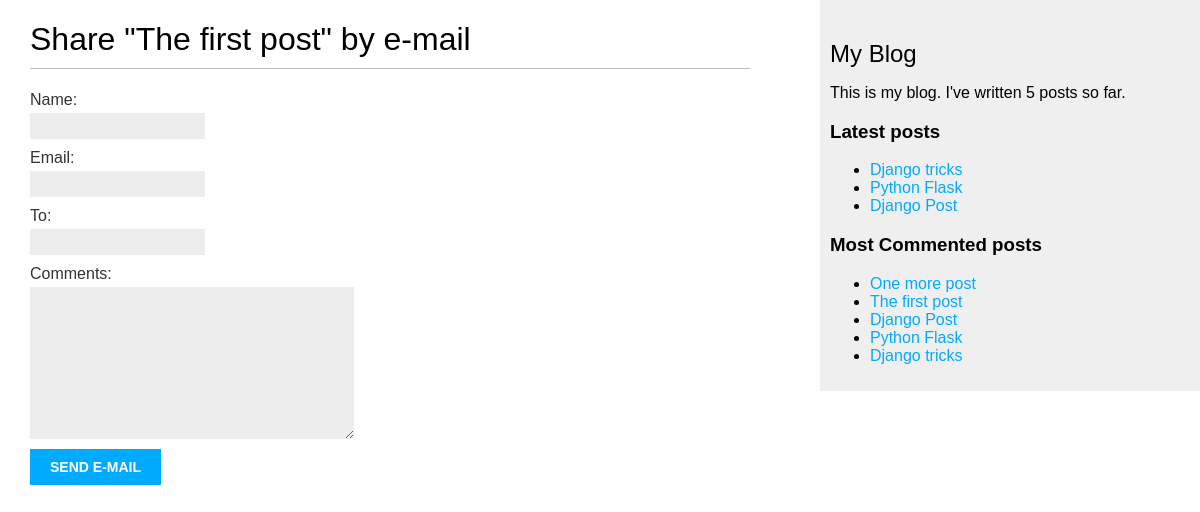
Screenshot of /blog/1/share/ with the database file from the repository.
### blog/models.py (models this page shows, shortened)
class Post(models.Model):
    STATUS_CHOICES = (
        ('draft', 'Draft'),
        ('published', 'Published'),
    )
    title = models.CharField(max_length=250)
    slug = models.SlugField(max_length=250, unique_for_date='publish')
    author = models.ForeignKey(User,
                              on_delete=models.CASCADE,
                              related_name='blog_posts')
    body = models.TextField()
    publish = models.DateTimeField(default=timezone.now)
    created = models.DateTimeField(auto_now_add=True)
    updated = models.DateTimeField(auto_now=True)
    status = models.CharField(max_length=10,
                              choices=STATUS_CHOICES,
                              default='draft')
    tags = TaggableManager()
    objects = models.Manager()  # the default manager
    published = PublishedManager() # our custom manager
    class Meta:
        ordering = ('-publish',)
    def get_absolute_url(self):
        return reverse('blog:post_detail',
                        args=[self.publish.year,
                                self.publish.month,
                                self.publish.day,
                                self.slug])

### blog/views.py (the view)
# urls.py: path('<int:post_id>/share/', views.post_share, name='post_share'),
def post_share(request, post_id):
    post= get_object_or_404(Post, id=post_id, status='published')
    sent = False
    if request.method == 'POST':
        form = EmailPostForm(request.POST)
        if form.is_valid():
            cd = form.cleaned_data
            post_url = request.build_absolute_uri(
                                    post.get_absolute_url())
            subject = '{} ({}) recommends you reading {}'.format(
                cd['name'], cd['email'], post.title)
            message = 'Read "{}" at {}\n\n{}\' comments: {}'.format(
                post.title, post_url, cd['name'], cd['comments'])
            send_mail(subject, message, 'admin@myblog.com', [cd['to']])
            sent = True
    else:
        form = EmailPostForm()
    return render(request, 'blog/post/share.html', {'post':post,
                                                    'sent': sent,
                                                    'form':form})

### blog/forms.py
class EmailPostForm(forms.Form):
    name = forms.CharField(max_length=25)
    email = forms.EmailField()
    to = forms.EmailField()
    comments = forms.CharField(required=False, widget=forms.Textarea)

### blog/models.py (called while the page is built)
    def get_queryset(self):
        return super(PublishedManager,
            self).get_queryset().filter(status='published')

### blog/templatetags/blog_tags.py (called while the page is built)
@register.simple_tag
def total_posts():
    return Post.published.count()

@register.inclusion_tag('blog/post/latest_posts.html')
def show_latest_posts(count=5):
    latest_posts = Post.published.order_by('-publish')[:count]
    return {'latest_posts': latest_posts}

@register.simple_tag
def get_most_commented_posts(count=5):
    return Post.published.annotate(
                total_comments=Count('comments')
            ).order_by('-total_comments')[:count]

### blog/templates/blog/post/share.html (shortened to what this page needs)
{% extends 'blog/base.html' %}
{% block content %}
    {% if sent %}
        <h1>E-mail successfully sent</h1>
        <p>
            "{{ post.title }} was successfully sent to {{ form.cleaned_data.to }}"
        </p>
    {% else %}
        <h1>Share "{{ post.title }}" by e-mail</h1>
        <form action="." method="post">
            {{ form.as_p }}
            <input type="submit" value="Send e-mail">
        </form>
    {% endif %}
{% endblock %}

### blog/templates/blog/base.html (shortened to what this page needs)
{% load blog_tags %}
{% load static %}
<!DOCTYPE html>
<html lang="en">
<head>
    <link rel="stylesheet" href="{% static 'css/blog.css' %}">
</head>
<body>
    <div id="content">
        {% block content %}{% endblock %}
    </div>
    <div id="sidebar">
        <h2>My Blog</h2>
        <p>This is my blog. I've written {% total_posts %}
             posts so far.</p>
        <h3>Latest posts</h3>
        {% show_latest_posts 3 %}
        <h3>Most Commented posts</h3>
        {% get_most_commented_posts as most_commented_posts %}
        <ul>
            {% for post in most_commented_posts %}
                <li>
                    <a href="{{ post.get_absolute_url }}">{{ post.title }}</a>
                </li>
            {% endfor %}
        </ul>
    </div>
</body>
</html>

### blog/templates/blog/post/latest_posts.html
<ul>
    {% for post in latest_posts %}
        <li>
            <a href="{{ post.get_absolute_url }}">{{ post.title }}</a>
        </li>
    {% endfor %}
</ul>

### blog/static/css/blog.css (style rules this page uses)
body { margin:0; padding:0; font-family:helvetica, sans-serif; }
a { color:#00abff; text-decoration:none; }
h1 { font-weight:normal; border-bottom:1px solid #bbb; padding:0 0 10px 0; }
h2 { font-weight:normal; margin:30px 0 0; }
#content { float:left; width:60%; padding:0 0 0 30px; }
#sidebar { float:right; width:30%; padding:10px; background:#efefef; height:100%; }
label { float:left; clear:both; color:#333; margin-bottom:4px; }
input, textarea { clear:both; float:left; margin:0 0 10px; background:#ededed; border:0; padding:6px 10px; font-size:12px; }
input[type=submit] { font-weight:bold; background:#00abff; color:#fff; padding:10px 20px; font-size:14px; text-transform:uppercase; }

### rows the page displays
Post: title "The first post"
Post: title "Django tricks"
Post: title "Python Flask"
Post: title "Django Post"
Post: title "One more post"
